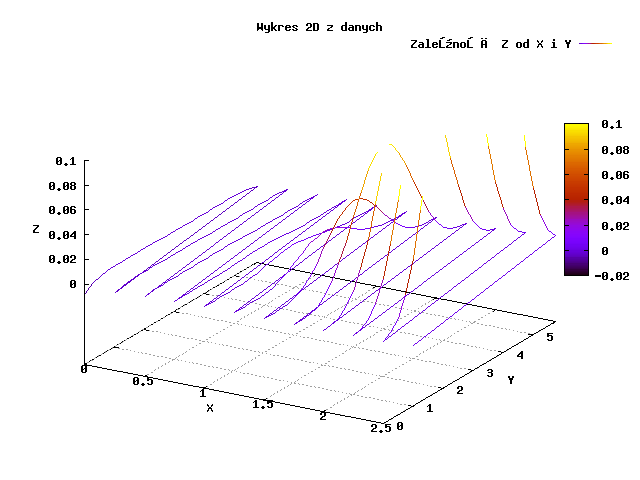

Source code (gnuplot):
# Ustawienia wyjścia
set terminal png font 'arial,10'
set output 'wykres.png'

# Ustawienia wykresu
set title 'Wykres 2D z danych'
set xlabel 'X'
set ylabel 'Y'
set zlabel 'Z'
set view 60, 30  # Kąt widzenia

# Ustawienia siatki
set grid

# Ustawienia zakresu osi
set xrange [0:2.5]
set yrange [0:5.75]
set zrange [-0.01:0.1]

# Wykres powierzchni z pliku
splot 'dane2.dat' using 1:2:3 with lines palette title 'Zależność Z od X i Y'

# Zamknięcie wyjścia
set output
